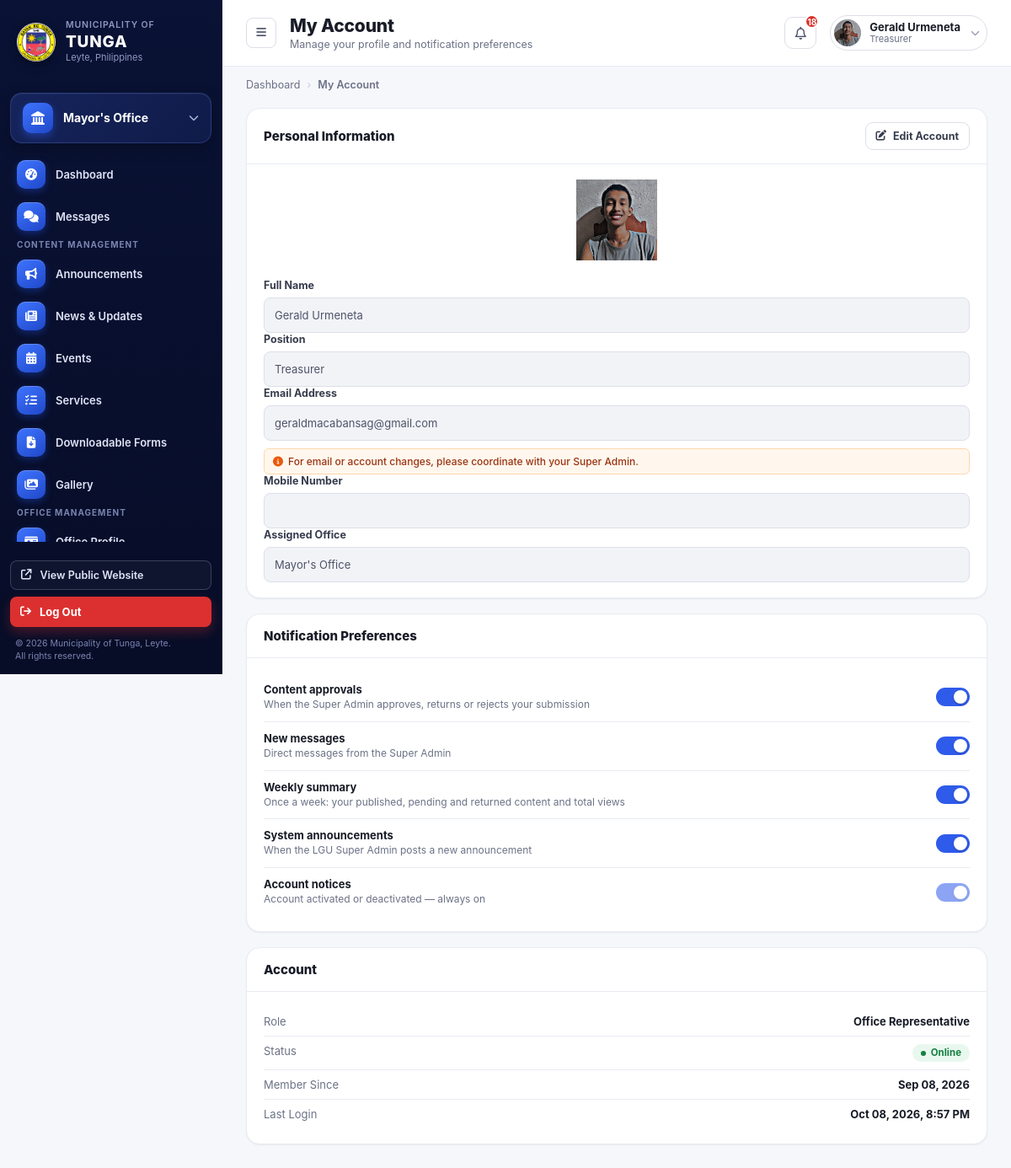
Before: /office-dashboard/office-account (signed in) with the older database file.
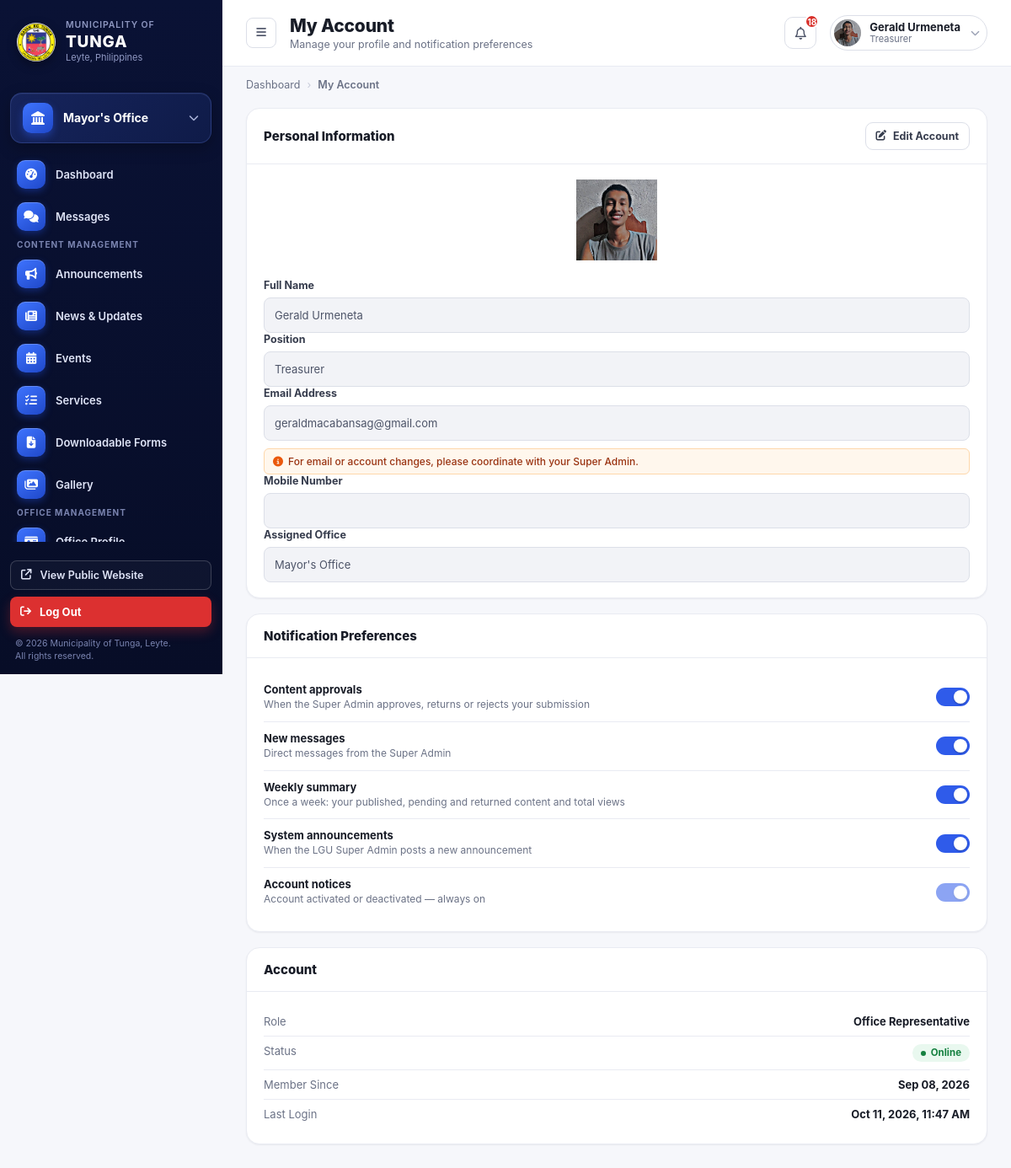
After: the same page with the newer database file.
### office_dashboard/models.py (models this page shows, shortened)
class OfficeRepresentative(models.Model):
    user = models.OneToOneField(User, on_delete=models.CASCADE, related_name="office_rep")
    office = models.OneToOneField(Office, on_delete=models.CASCADE, related_name="representative")
    position = models.CharField(max_length=100, blank=True)
    mobile_number = models.CharField(max_length=20, blank=True)
    photo = models.ImageField(upload_to="rep_photos/", blank=True, null=True)   # ADD THIS LINE
    notify_approvals = models.BooleanField(default=True)        # submission approved / returned / rejected
    notify_messages = models.BooleanField(default=True)         # new message from the Super Admin
    notify_weekly_summary = models.BooleanField(default=False)  # weekly views & activity digest
    notify_announcements = models.BooleanField(default=True)    # announcements posted by the LGU Super Admin
    last_weekly_summary_at = models.DateTimeField(null=True, blank=True)
    @property
    def unread_notifications_count(self):
        return self.notifications.filter(is_read=False).count()
    @property
    def recent_notifications(self):
        return self.notifications.order_by('-created_at')[:5]

### offices/models.py (models this page shows, shortened)
class Office(models.Model):
    name = models.CharField(max_length=100)
    slug = models.SlugField(unique=True, max_length=150)
    logo = models.ImageField(upload_to="office_logos/", blank=True, null=True)
    about = models.TextField(blank=True)
    description = models.TextField(blank=True)
    head_name = models.CharField(max_length=255, blank=True)
    position_title = models.CharField(max_length=255, blank=True)
    office_hours = models.CharField(max_length=255, blank=True)
    location = models.CharField(max_length=255, blank=True)
    email = models.EmailField(blank=True)
    telephone = models.CharField(max_length=100, blank=True)
    service_pledge = models.TextField(blank=True)
    mandate = models.TextField(blank=True)
    vision = models.TextField(blank=True)
    mission = models.TextField(blank=True)
    goal = models.TextField(blank=True)
    objective = models.TextField(blank=True)
    facebook_url = models.URLField(
        blank=True,
        help_text="Link to this office's official Facebook page, shown as an icon on its public page.",
    )
    twitter_url = models.URLField(
        blank=True,
        help_text="Link to this office's official X (Twitter) page, shown as an icon on its public page.",
    )
    instagram_url = models.URLField(
        blank=True,
        help_text="Link to this office's official Instagram page, shown as an icon on its public page.",
    )
    youtube_url = models.URLField(
        blank=True,
        help_text="Link to this office's official YouTube channel, shown as an icon on its public page.",
    )
    facebook_name = models.CharField(max_length=100, blank=True)
    twitter_name = models.CharField(max_length=100, blank=True)
    instagram_name = models.CharField(max_length=100, blank=True)
    youtube_name = models.CharField(max_length=100, blank=True)
    hero_image = models.ImageField(
        upload_to="office_hero/",
        blank=True,
        null=True,
        help_text="Banner image shown at the top of this office's public page. Defaults to the standard municipal hall photo when empty.",
    )
    display_order = models.PositiveIntegerField(default=9999)
    is_visible = models.BooleanField(
        default=True,
        help_text="Uncheck to hide this office from the public Offices page."
    )
    SOCIAL_PLATFORMS = [
        ("facebook", "Facebook", "fa-brands fa-facebook"),
        ("twitter", "X (Twitter)", "fa-brands fa-x-twitter"),
        ("instagram", "Instagram", "fa-brands fa-instagram"),
        ("youtube", "YouTube", "fa-brands fa-youtube"),
    ]

### office_dashboard/views.py (the view, shortened to what this page needs)
# urls.py: path('office-account', views.my_account, name='account'),
@office_rep_required
def my_account(request, rep):
    return render(request, "office_dashboard/my-account.html", {"rep": rep})

### admin_dashboard/context_processors.py (called while the page is built)
def site_contact_info(request):
    return {"site_contact": SiteContactInfo.get_solo()}

def is_super_admin(request):
    if not request.user.is_authenticated:
        return {"is_super_admin": False, "user_photo_url": ""}
    from portal.profile_photo import photo_url
    return {
        "is_super_admin": SuperAdmin.objects.filter(user=request.user).exists(),
        "user_photo_url": photo_url(request.user),
    }

def ticker_announcements(request):
    from office_dashboard.models import Announcement
    announcements = list(
        Announcement.public().order_by('-date_posted', '-last_updated', '-created_at')[:5]
    )
    return {"ticker_announcements": announcements}

def nav_offices(request):
    from django.urls import reverse
    from offices.models import Office
    offices_list = list(
        Office.objects
        .exclude(slug="lgu-super-admin")
        .filter(is_visible=True, representative__isnull=False, representative__user__is_active=True)
        .order_by("display_order", "name")
    )
    for o in offices_list:
        o.nav_url = reverse('offices:office_detail', args=[o.slug])
    return {"nav_offices": offices_list}

### templates/office_dashboard/my-account.html (shortened to what the changed rows need)
{% extends "representative_dashboard_base.html" %}
{% load static %}
{% block body_page %}my-account{% endblock %}
{% block content %}
  <div class="main">
    <header class="topbar">
      <div class="topbar-left">
        <div class="page-heading">
          <h1>My Account</h1>
        </div>
      </div>
      <div class="topbar-right">
        <button class="icon-button" id="notifBellBtn" type="button" aria-haspopup="true" aria-expanded="false"><i class="fa-regular fa-bell"></i>{% if rep.unread_notifications_count > 0 %}<span class="dot">{{ rep.unread_notifications_count }}</span>{% endif %}</button>
        <div class="user-chip">
          <img src="{% if rep.photo %}{{ rep.photo.url }}{% else %}{% static 'images/icon/profile_logo.jpeg' %}{% endif %}" alt="">
          <div class="who"><div class="name">{{ rep.user.get_full_name|default:rep.user.username }}</div><div class="role">{{ rep.position|default:"Office Representative" }}</div></div>
          <i class="fa-solid fa-chevron-down chev"></i>
        </div>
      </div>
    </header>
    <main class="content">
      <div class="grid-3">
    <section class="panel">
      <div class="panel-header">
        <h2>Personal Information</h2>
      </div>
      <div class="panel-body" id="account-view-mode">
        <div class="avatar-upload" style="margin-bottom:22px;text-align:center;">
          <img src="{% if rep.photo %}{{ rep.photo.url }}{% else %}{% static 'images/icon/profile_logo.jpeg' %}{% endif %}" alt="" style="width:96px;height:96px;object-fit:cover;display:block;margin:0 auto;">
        </div>
        <div class="form-grid">
          <div class="form-group">
            <label class="form-label">Full Name</label>
            <input class="form-input" type="text" value="{{ rep.user.get_full_name }}" disabled>
          </div>
          <div class="form-group">
            <label class="form-label">Position</label>
            <input class="form-input" type="text" value="{{ rep.position }}" disabled>
          </div>
          <div class="form-group">
            <label class="form-label">Email Address</label>
            <input class="form-input" type="text" value="{{ rep.user.email }}" disabled>
            <div class="form-hint form-hint--notice"><i class="fa-solid fa-circle-info"></i> For email or account changes, please coordinate with your Super Admin.</div>
          </div>
          <div class="form-group full">
            <label class="form-label">Assigned Office</label>
            <input class="form-input" type="text" value="{{ rep.office.name }}" disabled>
          </div>
        </div>
      </div>
    </section>
        <div class="stack">
          <section class="panel">
            <div class="panel-header"><h2>Notification Preferences</h2></div>
          </section>
          <section class="panel">
            <div class="panel-header"><h2>Account</h2></div>
            <div class="panel-body">
              <div class="info-row"><span class="k">Member Since</span><span class="v">{{ rep.user.date_joined|date:"M d, Y" }}</span></div>
              <div class="info-row" style="border-bottom:none;"><span class="k">Last Login</span><span class="v">{{ rep.user.last_login|date:"M d, Y, g:i A"|default:"—" }}</span></div>
            </div>
          </section>
        </div>
      </div>
    </main>
  </div>
</div>
{% endblock %}

### templates/representative_dashboard_base.html (shortened to what the changed rows need)
<!DOCTYPE html>
{% load static message_tags %}
<html lang="en">
<head>
<link rel="stylesheet" href="{% static 'css/office_rep_style.css' %}">
<link rel="stylesheet" href="https://cdnjs.cloudflare.com/ajax/libs/font-awesome/6.5.1/css/all.min.css">
</head>
<body data-page="{% block body_page %}dashboard{% endblock %}">
<div class="app-shell">
  <aside class="sidebar sidebar--rep" id="sidebar">
    <div class="office-switcher">
      <span class="icon"><i class="fa-solid fa-landmark"></i></span>
      <span class="label">{{ rep.office.name }}</span>
      <i class="fa-solid fa-chevron-down chev"></i>
    </div>
      {% url 'office_dashboard:dashboard' as dashboard_url %}
      {% url 'office_dashboard:messages' as messages_url %}
      {% unread_messages request as msg_unread %}
      {% url 'office_dashboard:rep_announce' as announce_url %}
      {% url 'office_dashboard:news_update' as news_url %}
      {% url 'office_dashboard:event' as event_url %}
      {% url 'office_dashboard:services' as services_url %}
      {% url 'office_dashboard:downloadable_form' as forms_url %}
      {% url 'office_dashboard:gallery' as gallery_url %}
      {% url 'office_dashboard:profile' as profile_url %}
      {% url 'office_dashboard:location' as location_url %}
      {% url 'office_dashboard:page_settings' as page_settings_url %}
      {% url 'office_dashboard:org_chart' as org_chart_url %}
      {% url 'office_dashboard:account' as account_url %}
      {% url 'office_dashboard:change_pass' as changepass_url %}
      {% url 'office_dashboard:notification' as notif_url %}
      {% url 'office_dashboard:log' as log_url %}
  </aside>
    {% block content %}
    {% endblock %}
</body>
</html>

Changed rows visible on the page:
changed through a linked row, OfficeRepresentative "Treasurer": user.last_login "Oct 08, 2026, 8:57 PM" → "Oct 11, 2026, 11:47 AM"
